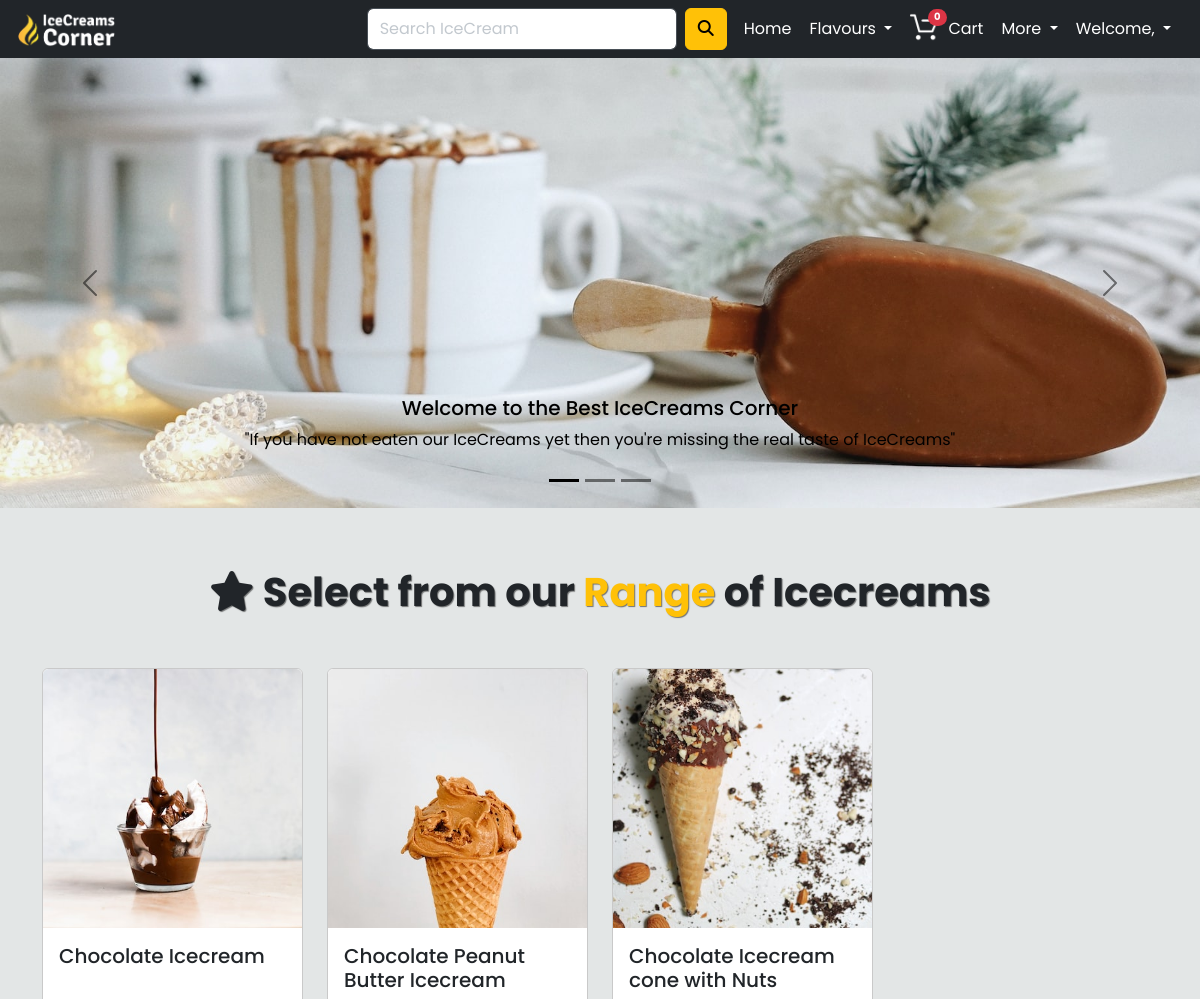
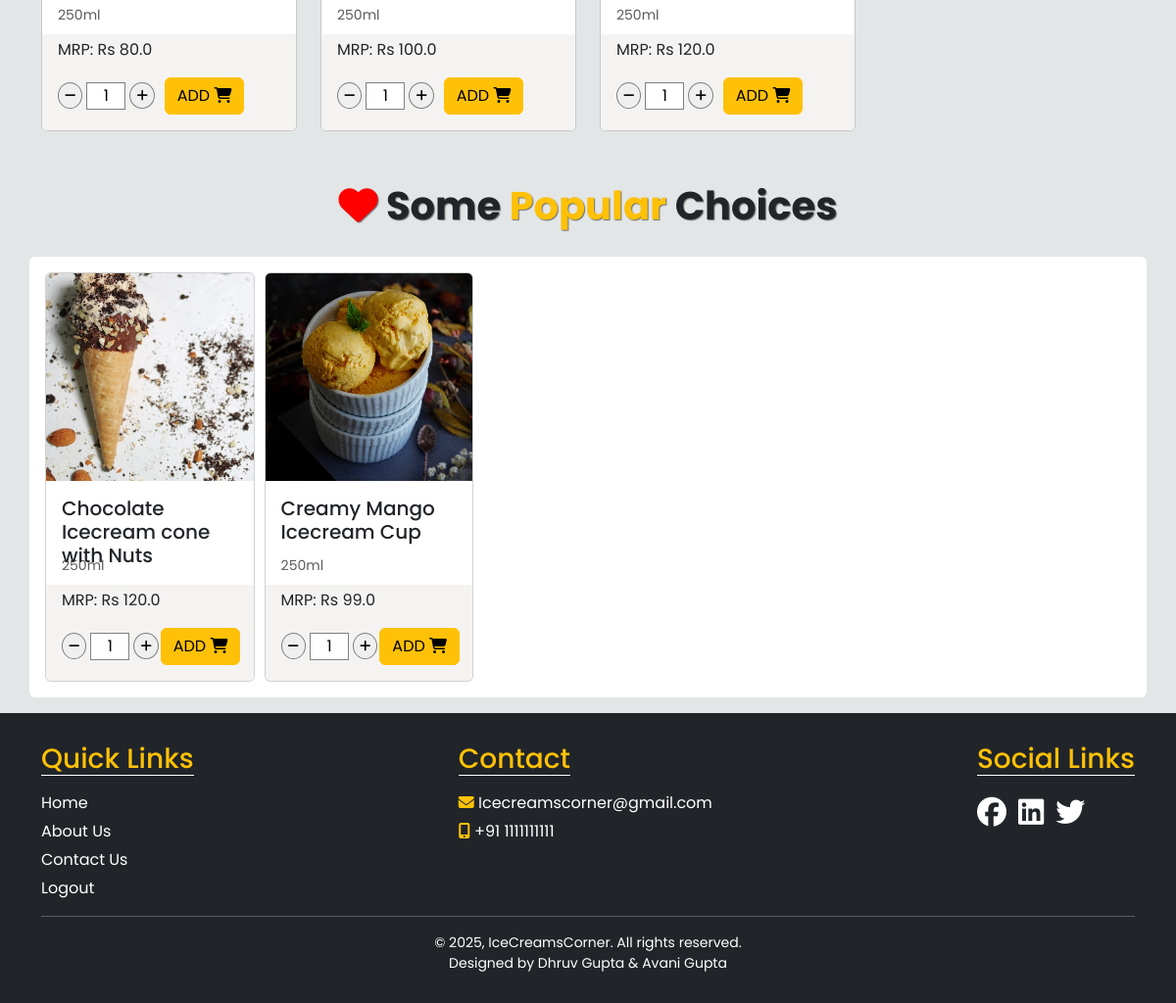
Screenshot of /?cid=1 (signed in) with the database file from the repository (2 pictures, top to bottom).
### store/models.py (models this page shows, shortened)
class IceCream(models.Model):
    name = models.CharField(max_length=100)
    volume = models.CharField(max_length=20)  # e.g., "100ml", "250ml"
    price = models.FloatField()
    image= models.ImageField(upload_to='icecream_imgs', default="" )
    user_quantity = models.PositiveIntegerField(default=1)  # User-selected quantity
    category= models.ForeignKey(Category, default=1, on_delete=models.CASCADE)
    total_quantity = models.PositiveIntegerField(default=0)
    sold_quantity = models.PositiveIntegerField(default=0)

### store/views.py (the view)
# urls.py: path('', index, name='home'),
def index(request):
    if 'cid' in request.GET:
        return render(request, 'index.html', {'icecreams': IceCream.objects.filter(category_id= request.GET['cid']),
        'is_any_popular_icecream': IceCream.objects.filter(sold_quantity__gt=5).exists(),
        'popular_icecreams': IceCream.objects.filter(sold_quantity__gt=5)})
    else:
        return render(request, 'index.html',{'icecreams': IceCream.objects.all(),
        'is_any_popular_icecream': IceCream.objects.filter(sold_quantity__gt=5).exists(),
        'popular_icecreams': IceCream.objects.filter(sold_quantity__gt=5)})

### store/views.py (called while the page is built)
def get_all_categories(request):
    return {"categories": Category.objects.all()}

def get_cart_items_count(request):
    return {'cart_items_count': Cart.objects.filter(user_id= request.user.id).aggregate(Sum('quantity'))['quantity__sum']}

### templates/index.html (shortened to what this page needs)
{% extends 'base.html' %}
{% block content %}
<div class="container-fluid px-0 ">
    <div id="carouselExampleCaptions" class="carousel carousel-dark slide" data-bs-ride="carousel">
        <div class="carousel-indicators">
            <button type="button" data-bs-target="#carouselExampleCaptions" data-bs-slide-to="0" class="active"
                aria-current="true" aria-label="Slide 1"></button>
            <button type="button" data-bs-target="#carouselExampleCaptions" data-bs-slide-to="1"
                aria-label="Slide 2"></button>
            <button type="button" data-bs-target="#carouselExampleCaptions" data-bs-slide-to="2"
                aria-label="Slide 3"></button>
        </div>
        <div class="carousel-inner home-carousel">
            <div class="carousel-item active">
                <img src="/static/img/1.jpg" class="d-block w-100" alt="...">
                <div class="carousel-caption d-none d-md-block new">
                    <h5>Welcome to the Best IceCreams Corner</h5>
                    <p>"If you have not eaten our IceCreams yet then you're missing the real taste of IceCreams"</p>
                </div>
            </div>
        </div>
        <button class="carousel-control-prev" type="button" data-bs-target="#carouselExampleCaptions"
            data-bs-slide="prev">
            <span class="carousel-control-prev-icon" aria-hidden="true"></span>
        </button>
        <button class="carousel-control-next" type="button" data-bs-target="#carouselExampleCaptions"
            data-bs-slide="next">
            <span class="carousel-control-next-icon" aria-hidden="true"></span>
        </button>
    </div>
</div>
<div class="container main-div py-5">
    <div class="text-center">
        <h1 class="my-2 py-1 mb-5 main-heading"><i class="fa-solid fa-star"></i> Select from our <span class="text-warning">Range</span> of Icecreams</h1>
    </div>
    <div class="row row-cols-2 row-cols-sm-2 row-cols-md-3 row-cols-lg-4 g-4">
        {% for icecream in icecreams %}
        <div class="col">
            <div class="card icecream-imgs">
                <img src="{{icecream.image.url}}" alt="">
                <div class="card-body pb-2 card-body-top">
                    <h5 class="card-text">{{icecream.name}}</h5>
                    <div>
                        <small class="text-body-secondary">{{icecream.volume}}</small>
                    </div>
                </div>
                <div class="card-body pt-1 card-body-div">
                    <p class="">MRP: Rs {{icecream.price}}</p>
                    <form method="post" action="{% url 'addtocart' %}">
                        <div class="quantity-button-div">
                            <div class="quantity-selector justify-content-center">
                                <button type="button" class="minus-btn"><i class="fa-solid fa-minus"></i></button>
                                <input class="mx-1 quantity-selector-input" type="text" name="quantity" max="6" min="1"
                                    value="1">
                                <button type="button" class="plus-btn"><i class="fa-solid fa-plus"></i></button>
                            </div>
                            <div class="btn-group add-to-cart">
                                <button type="submit" class="btn btn btn-warning">ADD <i
                                        class="fa-solid fa-cart-shopping"></i></button>
                            </div>
                        </div>
                    </form>
                </div>
            </div>
        </div>
        {% endfor %}
    </div>
</div>
{% if is_any_popular_icecream %}
<div class="text-center">
    <h1 class="mb-4 py-1 slider-heading"><i class="fa-solid fa-heart" style="color: red;"></i> Some <span class="text-warning">Popular </span>Choices</h1>
</div>
    <section class="container bg-white my-3 px-3 py-3" style="border-radius: 0.355rem;">
        <div class="owl-carousel owl-theme">
            {% for icecream in popular_icecreams %}
                <div class="item">
                    <div class="card">
                        <img src="{{icecream.image.url}}" class="card-img-top" alt="...">
                        <div class="card-body pb-2 ">
                            <h5 class="card-text">{{icecream.name}}</h5>
                            <small class="text-body-secondary">{{icecream.volume}}</small>
                        </div>
                        <div class="card-body pt-1 card-body-div">
                            <p class="">MRP: Rs {{icecream.price}}</p>
                            <form method="post" action="{% url 'addtocart' %}">
                                <div class="quantity-button-div">
                                    <div class="quantity-selector align-items-center">
                                        <button type="button" class="minus-btn"><i class="fa-solid fa-minus"></i></button>
                                        <input class="mx-1 quantity-selector-input" type="text" name="quantity" min="1" max="6"
                                            value="1">
                                        <button type="button" class="plus-btn"><i class="fa-solid fa-plus"></i></button>
                                    </div>
                                    <div class="btn-group add-to-cart">
                                        <button type="submit" class="btn btn btn-warning">ADD <i
                                                class="fa-solid fa-cart-shopping"></i></button>
                                    </div>
                                </div>
                            </form>
                        </div>
                    </div>
                </div>
            {% endfor %}
        </div>
    </section>
{% endif %}
{% endblock content %}

### static/css/style.css (style rules this page uses)
* { box-sizing: border-box; }
body { background-color: #E3E6E6; margin: 0; padding: 0; font-family: 'Poppins', sans-serif; }
h1 { font-weight: bold; }
.icecream-imgs>img { border-radius: 0.355rem 0.355rem 0 0; }
.icecream-imgs { border: 0.5px solid rgb(201, 201, 201); transition: box-shadow 0.3s ease; }
.card-text { height: 50px; margin-right: -5px; }
.card-body-top { display: flex; flex-direction: column; flex-wrap: wrap; }
.card-body-div { border-radius: 0 0 0.355rem 0.355rem; background-color: rgb(244, 243, 242); }
.quantity-selector { display: flex; }
.minus-btn, .plus-btn { border: 1px solid grey; border-radius: 50%; font-size: 13px; height: 27px; }
.quantity-selector-input { border: 1px solid grey; width: 40px; text-align: center; }
.quantity-button-div { display: flex; align-items: center; }
.add-to-cart { margin-left: 10px; }
.main-heading, .slider-heading { text-shadow: 1px 1px 1px rgba(0, 0, 0, 0.5); }
@media screen and (min-width: 768px) and (max-width: 1400px) { .owl-carousel .add-to-cart { margin-left: 2px; margin-right: -15px; } }

### rows the page displays
IceCream: image (picture), name "Chocolate Icecream", volume "250ml", price "80.0"
IceCream: image (picture), name "Chocolate Peanut Butter Icecream", volume "250ml", price "100.0"
IceCream: image (picture), name "Chocolate Icecream cone with Nuts", volume "250ml", price "120.0"
IceCream: image (picture), name "Creamy Mango Icecream Cup", volume "250ml", price "99.0"
